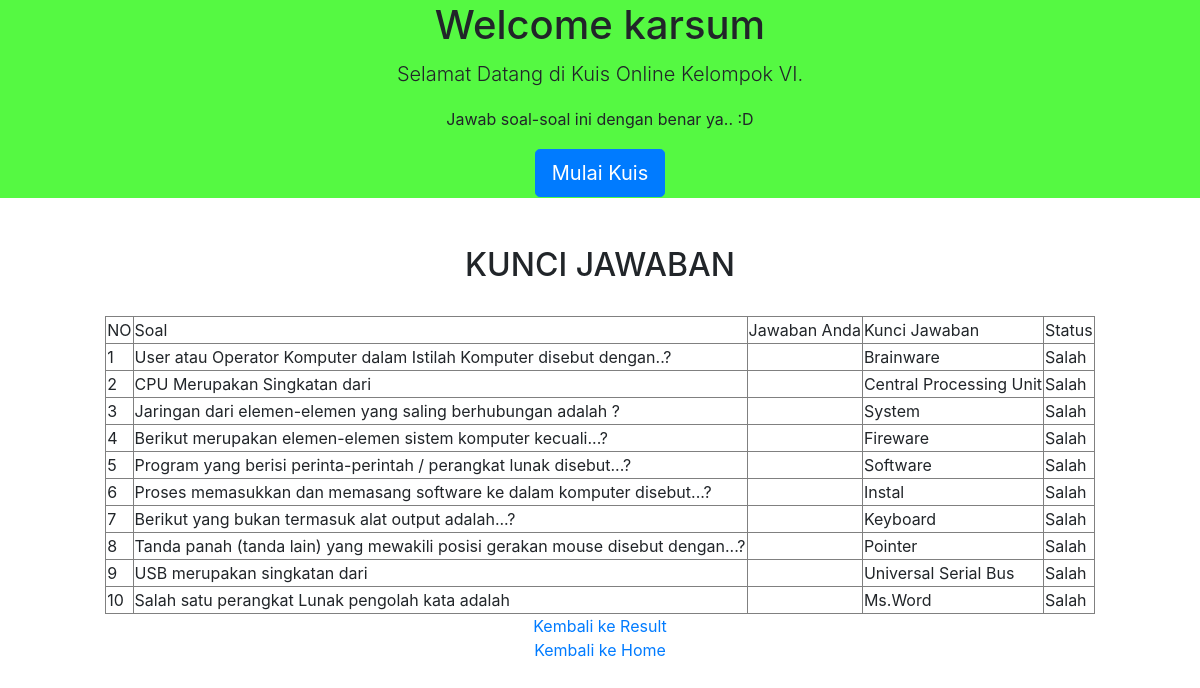
The page /halaman/index.php?page=kunci on the database its author committed.
### tables this page shows
CREATE TABLE `peserta` (
  `id_user` int(20) NOT NULL,
  `nama` varchar(100) NOT NULL,
  `email` varchar(20) NOT NULL,
  `alamat` text NOT NULL
);

CREATE TABLE `tbl_soal` (
  `id_soal` int(5) NOT NULL,
  `soal` text NOT NULL,
  `a` varchar(30) NOT NULL,
  `b` varchar(30) NOT NULL,
  `c` varchar(30) NOT NULL,
  `d` varchar(30) NOT NULL,
  `knc_jawaban` varchar(30) NOT NULL,
  `jawaban` varchar(100) NOT NULL,
  `aktif` enum('Y','N') NOT NULL DEFAULT 'Y'
);

### halaman/kunci.php (the view, shortened to what this page needs)
<?php
    include '../koneksi.php';
    $jawab = $_SESSION['jawab'];
?>
<!DOCTYPE html>
<html>
<head>
</head>
<body>
 	<center><h2>KUNCI JAWABAN</h2></center><BR>
    <table border="1" align="center" style="text-align: ">
        <tr>
            <td>NO</td>
            <td>Soal</td>
            <td>Jawaban Anda</td>
            <td>Kunci Jawaban</td>
            <td>Status</td>
        </tr>
        <?php
            $i = 0;
            $benar = $salah = 0;
            $sql =mysqli_query($koneksi,"select * from tbl_soal WHERE aktif='Y'");
            while($key = mysqli_fetch_array($sql)){
        ?>
        <tr>
            <td><?php echo $i+1; ?></td>
            <td><?php echo $key['soal']; ?></td>
            <td><?php echo $jawab[$i] ?></td>
            <td><?php echo $key['jawaban']; ?></td>
            <td>
                <?php
                    if ($jawab[$i] == $key['jawaban']) {
                        echo "Benar";
                        $benar++;
                    }else{
                        echo "Salah";
                    }
                 ?>
            </td>
        </tr>
        <?php
                $i++;
            }
         ?>
    </table>
 	<div align="center"><a href="index.php?page=jawab">Kembali ke Result</a></div>
	<div align="center"><a href="../index.php">Kembali ke Home</a></div>
</body>
</html>

### halaman/index.php (shortened to what this page needs)
<!doctype html>
<html>
<head>
	<link rel="stylesheet" href="../asset/css/bootstrap.css">
</head>
<body>
	<?php
	include"../koneksi.php";
	$qry=mysqli_query($koneksi, "select nama from peserta order by id_user desc");
	$data=mysqli_fetch_array($qry);
	$nama=$data['nama'];
	?>
	<table border="0" width="100%" bgcolor="#55F942">
		<tr>
			<td>
				<center><h1>Welcome <?php echo "$nama"; ?></h1></center>
		    </td>
		</tr>
		<tr>
			<td>
				<center><p class="lead">Selamat Datang di Kuis Online Kelompok VI.</p></center>
			</td>
		</tr>
		<tr>
			<td>
				<center><p>Jawab soal-soal ini dengan benar ya.. :D</p></center>
			</td>
		</tr>
		<tr>
			<td><center><a class="btn btn-primary btn-lg" href="index.php?page=soal" role="button">Mulai Kuis</a></center></td>
		</tr>
	</table> <br><br>
<?php
if(isset($_GET['page']))
{$page=$_GET['page'];
 switch($page)
{
 case "kunci":
 include "../halaman/kunci.php";
 break;
}
}
?>
</body>
</html>

### rows shown on the page
peserta: nama "karsum"
tbl_soal: soal "User atau Operator Komputer dalam Istilah Komputer disebut dengan..?", jawaban "Brainware", shows "Salah"
tbl_soal: soal "CPU Merupakan Singkatan dari", jawaban "Central Processing Unit", shows "Salah"
tbl_soal: soal "Jaringan dari elemen-elemen yang saling berhubungan adalah ?", jawaban "System", shows "Salah"
tbl_soal: soal "Berikut merupakan elemen-elemen sistem komputer kecuali...?", jawaban "Fireware", shows "Salah"
tbl_soal: soal "Program yang berisi perinta-perintah / perangkat lunak disebut...?", jawaban "Software", shows "Salah"
tbl_soal: soal "Proses memasukkan dan memasang software ke dalam komputer disebut...?", jawaban "Instal", shows "Salah"
tbl_soal: soal "Berikut yang bukan termasuk alat output adalah...?", jawaban "Keyboard", shows "Salah"
tbl_soal: soal "Tanda panah (tanda lain) yang mewakili posisi gerakan mouse disebut dengan...?", jawaban "Pointer", shows "Salah"
tbl_soal: soal "USB merupakan singkatan dari", jawaban "Universal Serial Bus", shows "Salah"
tbl_soal: soal "Salah satu perangkat Lunak pengolah kata adalah", jawaban "Ms.Word"
